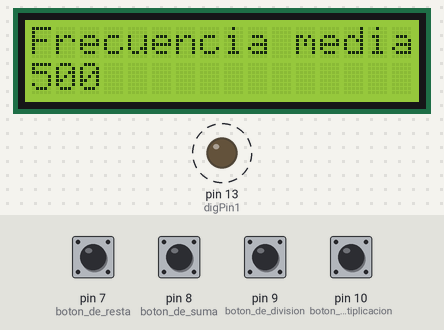
A sketch run on a simulated Arduino Uno, built with avr-gcc and run on an emulated ATmega328P. On the bench: 16×2 character LCD, output pins drawn as LEDs (lit = HIGH). Dashed ring = blinking. The inputs (shaded band) are chosen by the test bench; at power-on: pin 7 (boton_de_resta), pin 8 (boton_de_suma), pin 9 (boton_de_division), pin 10 (boton_de_multiplicacion) LOW.

Above: at 5.2 s.
5.3 s: pin 7 (boton_de_resta) pulled HIGH for 0.75 s
At 7.0 s:
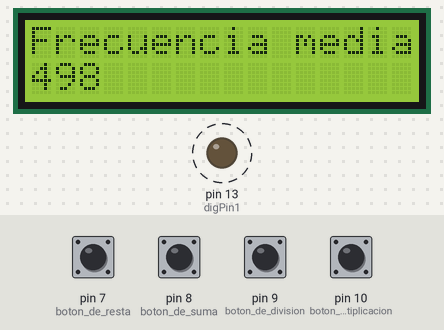
8.6 s: pin 9 (boton_de_division) pulled HIGH for 0.75 s
At 10.2 s:
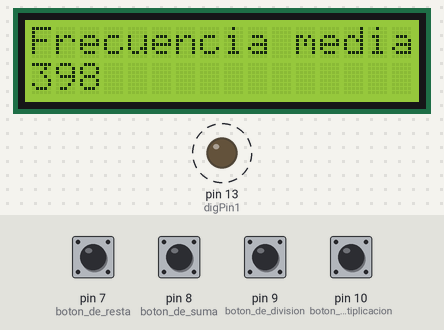
10.8 s: pin 8 (boton_de_suma) pulled HIGH for 0.75 s
13.0 s: pin 10 (boton_de_multiplicacion) pulled HIGH for 0.75 s
At 14.5 s:
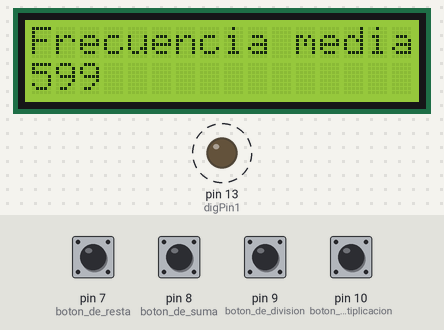
15.2 s: pin 7 (boton_de_resta) pulled HIGH for 1 s
At 17.1 s:
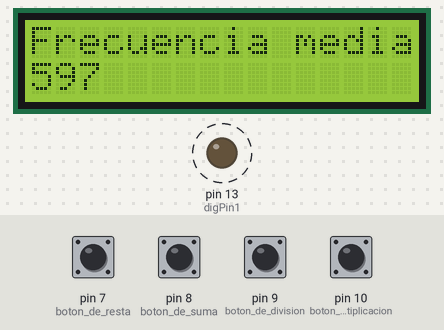
17.7 s: pin 9 (boton_de_division) pulled HIGH for 1 s
At 19.6 s:
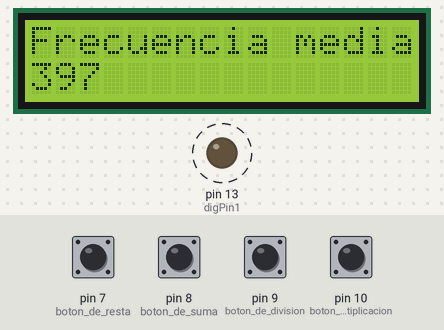
Timing chart, 0 to 21.2 s (numbered marks = the images above; inputs shaded):
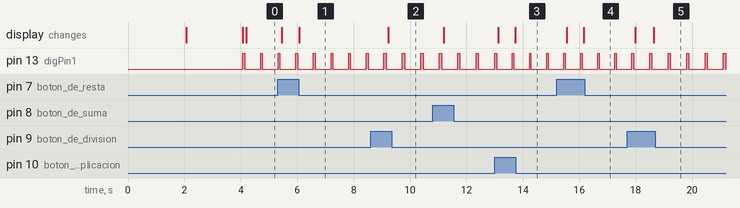

Measured:
- after the input at 5.3 s, the display: first changes after 0.15 s (image 1 shows a later state)
- after the input at 8.6 s, the display: changes after 0.63 s (image 2)
- after the input at 13.0 s, the display: first changes after 0.13 s (image 3 shows a later state)
- after the input at 15.2 s, the display: first changes after 0.35 s (image 4 shows a later state)
- after the input at 17.7 s, the display: first changes after 0.29 s (image 5 shows a later state)
- by itself, pin 13 (digPin1): alternates HIGH for 0.08 s and LOW for 0.58 s

The sketch:

Proyecto.ino
```cpp
#include <LiquidCrystal.h>
//Se definen los pines para la pantalla LCD
LiquidCrystal lcd(12, 11, 5, 4, 3, 2);
int digPin1 = 13; //       led flash
//int digPin2 = 9; //       led flash
//int digPin3 = 8; //       led flash
int pulsadorsuma=0;              //almacena el estado del botón de suma
int pulsadordiv=0;
int pulsadormult=0;
int pulsadorresta=0;              //almacena el estado del botón de resta
int lastpulsadorsuma=0;
int lastpulsadorresta=0;
int lastpulsadormult=0;
int lastpulsadordiv=0;
unsigned long preMillis = 0;
long rebote = 400;


int suma=0;        // me dice si tengo que restar
int resta =0;     // me dice si tengo que restar
float fpm = 500;      //frecuencia inicial de flasheo
float mciclo;
float c1;

void setup()
{
   lcd.begin(16, 2); //Se inicializa la pantalla, 16 columnas 2 filas
   pinMode(digPin1, OUTPUT);     // pin en modo salida
//   pinMode(digPin2, OUTPUT);     // pin en modo salida
//   pinMode(digPin3, OUTPUT);     // pin en modo salida
   pinMode(10, INPUT);           //boton de multiplicacion
   pinMode(9, INPUT);           //boton de division
   pinMode(8, INPUT);         //boton de suma
   pinMode(7, INPUT);          // boton de resta
   Serial.begin(9600);
  lcd.print("TACOMETRO");
  lcd.setCursor(0,1);
  lcd.print("Proy MicroCtr");
  delay(2000);
  lcd.clear();
  lcd.print("Ignacio Picado");
  lcd.setCursor(0,1);
  lcd.print("Esteban Vargas");
  delay(2000);
  lcd.clear();
}

void loop() {
pulsadorsuma = digitalRead(8); //lee si el botón de suma esta siendo pulsado
if(pulsadorsuma != lastpulsadorsuma) {
    unsigned long currentMillis = millis();

   if((currentMillis - preMillis) >= rebote){
      preMillis = currentMillis;
  if(pulsadorsuma==HIGH){ //si el boton es pulsado y antes no lo estaba

    fpm = fpm+1;
      }
    }
  }
pulsadorresta = digitalRead(7); //lee si el botón de resta esta siendo pulsado
  if(pulsadorresta != lastpulsadorresta) {
    unsigned long currentMillis = millis();

   if((currentMillis - preMillis) >= rebote){
      preMillis = currentMillis;
  if(pulsadorresta==HIGH){
    fpm = fpm-1;

      }
    }
  }

pulsadormult = digitalRead(10); //lee si el botón de multiplicacion esta siendo pulsado
  if(pulsadormult != lastpulsadormult) {
    unsigned long currentMillis = millis();

   if((currentMillis - preMillis) >= rebote){
      preMillis = currentMillis;

  if(pulsadormult==HIGH){
    fpm = fpm+100;

      }
    }
  }

pulsadordiv = digitalRead(9); //lee si el botón de multiplicacion esta siendo pulsado
  if(pulsadordiv != lastpulsadordiv) {
    unsigned long currentMillis = millis();

   if((currentMillis - preMillis) >= rebote){
      preMillis = currentMillis;
  if(pulsadordiv==HIGH){
    fpm = fpm-100;

      }
    }
  }

 mciclo = (30/fpm)*1000;
 //c1=mciclo/3;
   digitalWrite(digPin1, HIGH); // asigna el valor HIGH al pin
   delay(mciclo);
   digitalWrite(digPin1, LOW); // asigna el valor LOW al pin
   delay(mciclo);

   lcd.clear();
   lcd.print("Frecuencia media");
   lcd.setCursor(0,1);   //Se mueve el cursos a la segunda fila
   int frec = (int)fpm;
   lcd.print(frec,DEC);   //Se imprimen las rpm en decimal
   //lcd.setCursor(6,1);  //Se desplaza el cursos 6 unidades en el eje x
   //lcd.print("FPM");    //Se imprime el mensaje RPM
   delay(500);          //Se da un tiempo de espera de medio


  // digitalWrite(digPin2, HIGH); // asigna el valor HIGH al pin
  // delay(mciclo);
  // digitalWrite(digPin2, LOW); // asigna el valor LOW al pin
  // delay(mciclo);

 //  digitalWrite(digPin3, HIGH); // asigna el valor HIGH al pin
  // delay(mciclo);
  // digitalWrite(digPin3, LOW); // asigna el valor LOW al pin
  // delay(mciclo);


   //Serial.print(fpm);
   //Serial.println();

}
```
